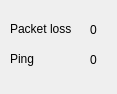
<?xml version="1.0" encoding="UTF-8"?>
<ui version="4.0">
 <class>IpStats</class>
 <widget class="QWidget" name="IpStats">
  <property name="geometry">
   <rect>
    <x>0</x>
    <y>0</y>
    <width>117</width>
    <height>94</height>
   </rect>
  </property>
  <property name="windowTitle">
   <string>Form</string>
  </property>
  <widget class="QLabel" name="pack_loss_text">
   <property name="geometry">
    <rect>
     <x>10</x>
     <y>20</y>
     <width>81</width>
     <height>17</height>
    </rect>
   </property>
   <property name="text">
    <string>Packet loss</string>
   </property>
  </widget>
  <widget class="QLabel" name="pack_loss_pic">
   <property name="geometry">
    <rect>
     <x>90</x>
     <y>20</y>
     <width>20</width>
     <height>20</height>
    </rect>
   </property>
   <property name="text">
    <string>0</string>
   </property>
  </widget>
  <widget class="QLabel" name="ping_text">
   <property name="geometry">
    <rect>
     <x>10</x>
     <y>50</y>
     <width>59</width>
     <height>17</height>
    </rect>
   </property>
   <property name="text">
    <string>Ping</string>
   </property>
  </widget>
  <widget class="QLabel" name="ping_pic">
   <property name="geometry">
    <rect>
     <x>90</x>
     <y>50</y>
     <width>20</width>
     <height>20</height>
    </rect>
   </property>
   <property name="text">
    <string>0</string>
   </property>
  </widget>
 </widget>
 <resources/>
 <connections/>
</ui>
